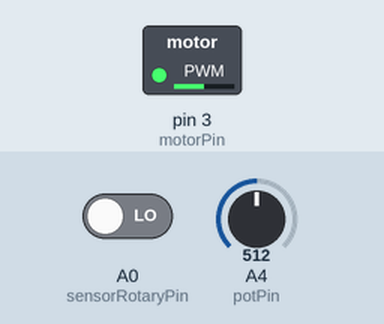
Simulated run of this sketch. Board: Arduino Uno, built with avr-gcc and run on an emulated ATmega328P. Parts: switched loads named in the sketch (green lamp = pin HIGH). The inputs (shaded band) are chosen by the test bench; at power-on: A4 (potPin) = 512, A0 (sensorRotaryPin) LOW. What the sketch prints to the serial monitor is not drawn.

Above: at 1.2 s.
1.3 s: A4 (potPin) set to 122
At 2.5 s:
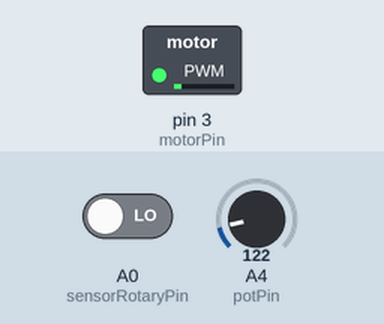
2.8 s: A4 (potPin) set to 1023
At 3.7 s:
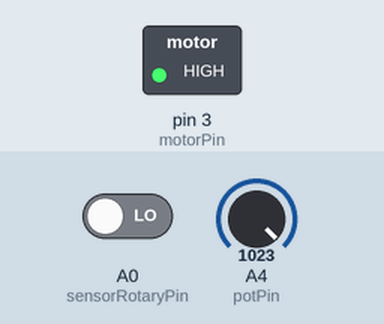
4.3 s: A4 (potPin) set to 1012
At 4.8 s:
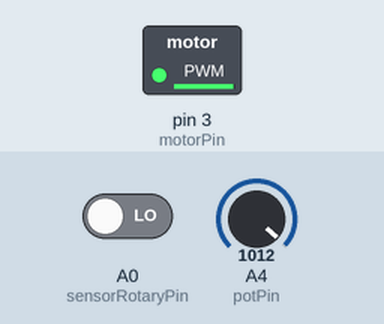
7.3 s: A4 (potPin) set to 716
At 8.3 s:
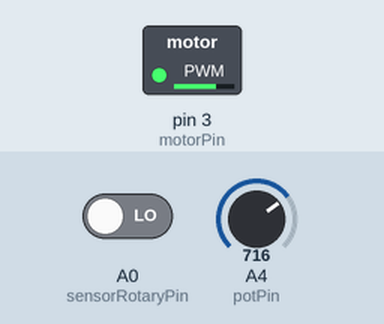
8.8 s: A4 (potPin) set to 0
At 9.4 s:
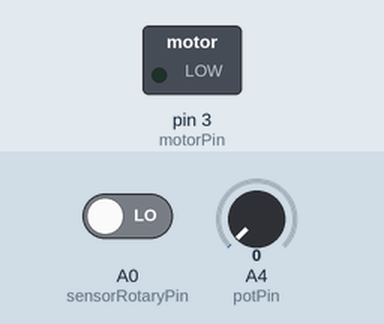
Timing chart, 0 to 11.8 s (numbered marks = the images above; inputs shaded):
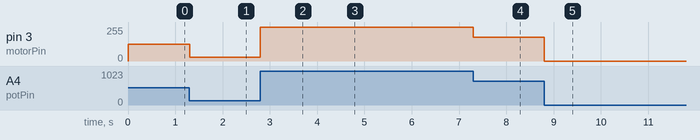

The sketch:

Speedometer.ino
```cpp
// Motor and Potentiometer
int potPin = A4;        int potValue = 0;
int motorPin = 3;       int motorValue = 0;

// Rotary Wheel-Spin Sensor
int sensorRotaryPin = A0;
int sensorVal = 0;           // 0 or 1 depending on whether the IR sensor detects the spokes or passes through them
int previousSensorVal = 0;   // previous 0/1 value to use during loop calculations
int count = 0;               // used for counting times digital signal shifts btw 0 and 1
float revolutions = 0;       // number of times the wheel has turned 360 degrees
float rpm = 0;               // rotations per minute
float speedVal = 0;          // distance/time val calculated using revolutions and constants
float minute = 60000;
int samplingInterval = 1000; // sample period of wheel turns over milliseconds to determine speed
long previousMillis = 0;


void setup() {
Serial.begin(250000);
pinMode(8, INPUT);
}

void loop() {

potValue = analogRead(potPin); if(potValue>1023) {potValue=1023;}
motorValue = map(potValue, 0, 1023, 0, 255); analogWrite(motorPin, motorValue);
sensorVal = digitalRead(sensorRotaryPin);

spokesCounter();
GetSpeed();


// Value Printing
Serial.print(potValue);     Serial.print("   ");
Serial.print(motorValue);   Serial.print("   ");
Serial.print(sensorVal);    Serial.print("    ");
Serial.print(count);        Serial.print("    ");
Serial.print(revolutions);    Serial.print("     ");
Serial.println(rpm);


}


// Functions
int spokesCounter() {   // Counts the number of times that analogRead changes values. A count of 20 spokes is 360 degrees.
  if (sensorVal != previousSensorVal) {
    count++;
  }
  previousSensorVal = sensorVal;  // sets previous sensor val for next iteration through loop to compare
  }


float GetSpeed() {
  if(millis() - previousMillis >= samplingInterval) {   // uses timer to turn count() value into rotation values and speed data
    revolutions = count/20.;  // # of revolutions. 20 spokes. If 20 changes then the wheel has gone around 360 degree and revolutions = 1
    rpm = revolutions * (60000.0/samplingInterval); // revolutions per minute (60,000 ms)
    speedVal = (rpm * 20.0); // 20 cm is the wheel's circumference. speed = cm/minute
    previousMillis = millis(); // reset timer to resample
    count = 0; // reset counter for next sample
  }
}
```

Measured:
- after the input at 1.3 s, pin 3 (motorPin): 127/255 → 30/255 at once
- after the input at 2.8 s, pin 3 (motorPin): 30/255 → 255/255 at once
- after the input at 4.3 s, pin 3 (motorPin): 255/255 → 252/255 at once
- after the input at 7.3 s, pin 3 (motorPin): 252/255 → 178/255 at once
- after the input at 8.8 s, pin 3 (motorPin): 178/255 → 0/255 at once
